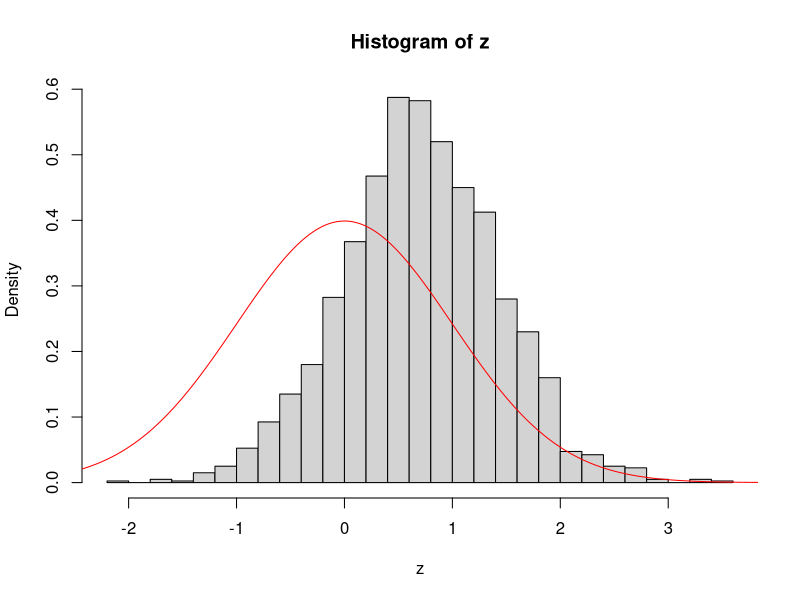
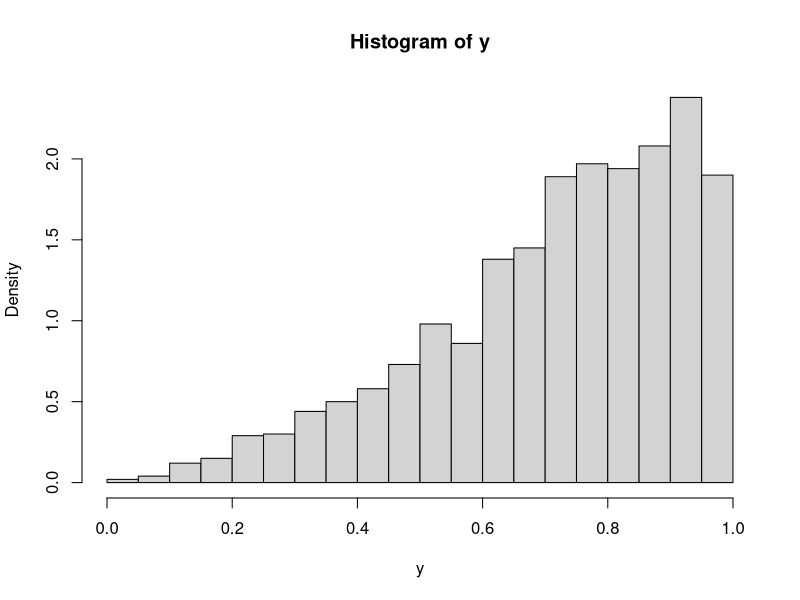
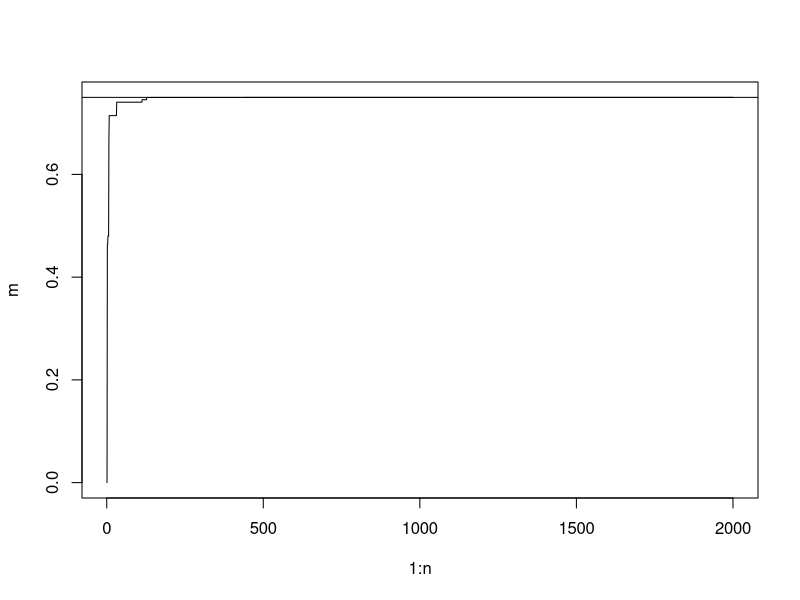

These charts were generated, in order, by the following R code:
library(MASS)
library(MCMCpack)
set.seed(8675309)

n <- 2000
x <- 0.75
dependent = TRUE

if(dependent == TRUE){
  df = n + 2
  #C = cov2cor(riwish(df, (df - n - 1) * diag(n)))
  C <- 0.5 * matrix(1, n, n) + (1 - 0.5) * diag(n)
}else{
  C <- diag(n)
}

z <- mvrnorm(1, numeric(n), C)
y <- pnorm(z)

hist(z, breaks = "Scott", freq = FALSE)
lines(seq(-4, 4, length.out = 1000), dnorm(seq(-4, 4, length.out = 1000)), col = "red")

hist(y, breaks = "Scott", freq = FALSE)

v <- y * (y <= x)
m <- cummax(v)
plot(1:n, m, type = "l")
abline(h = x)
